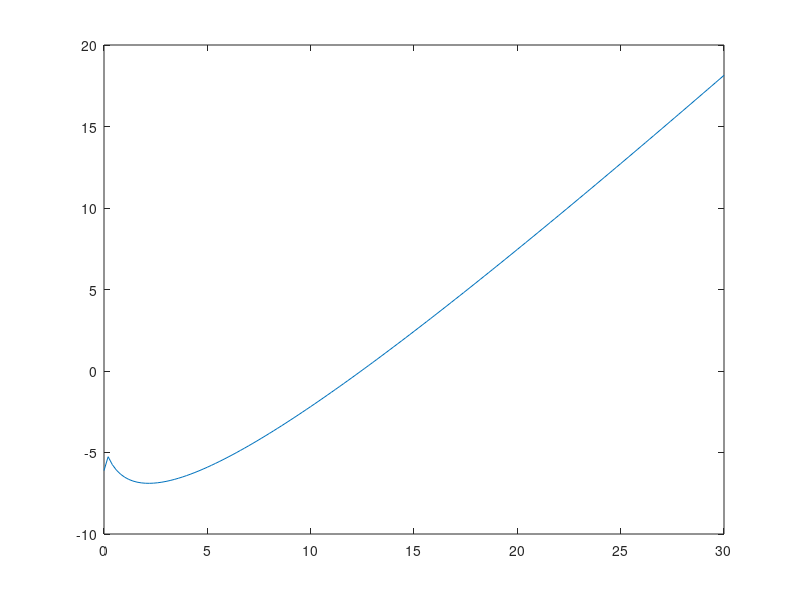

The MATLAB script that drew this image:
%function y = sod_func(P)
%defines function to be used in analytic_sod
%Initial conditions


p_L = 10^5;
rho_L = 1;
u_L = 0;

p_R = 10^3;
rho_R = .010;
u_R = 0;

P = [0:.2:30];

gamma = 1.4;
gp1 = gamma +1.0;
gm1 = gamma -1.0;
cR = sqrt(gamma * p_R/rho_R);
cL = sqrt(gamma* p_L/rho_L);


y = (P -1)- sqrt(2*gamma/gm1)*cL/cR.* sqrt(1 + gp1/gm1.*P) .* ( (p_L/p_R)^(gm1/2/gamma) - (P).^(gm1/2/gamma) );
plot(P,y)
